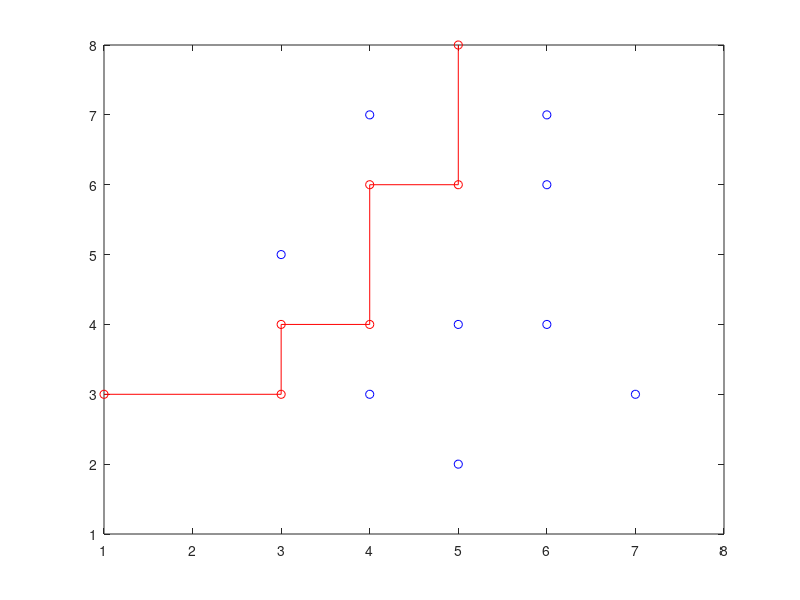

This chart was generated by the following MATLAB code:
save puzzle_example.mat
clc;
clear all;


%%
width = 6;
length = 6;

startpoint_row = [1];
startpoint_column = [3, 4];

endpoint_row = [4, 5];
endpoint_column = [8];

rocks_initial = [0, 0];

odds_of_rocks = 0.1;

%% randomly set startpoint & endpoint

size_s_column = max(size(startpoint_column(1, :)));
size_s_row = max(size(startpoint_row(1, :)));
size_e_column = max(size(endpoint_column(1, :)));
size_e_row = max(size(endpoint_row(1, :)));

s_rand_column = randperm(size_s_column) - 1;
s_rand_row = randperm(size_s_row) - 1;
e_rand_column = randperm(size_e_column) - 1;
e_rand_row = randperm(size_e_row) - 1;

startpoint = zeros(1, 2);
endpoint = zeros(1, 2);

startpoint(1, 1) = startpoint_row(1, 1) + s_rand_row(1, 1);
startpoint(1, 2) = startpoint_column(1, 1) + s_rand_column(1, 1);

endpoint(1, 1) = endpoint_row(1, 1) + e_rand_row(1, 1);
endpoint(1, 2) = endpoint_column(1, 1) + e_rand_column(1, 1);

%% map

map = zeros(length + 2, width + 2);
map(1, :) = 1; map(end, :) = 1;
map(:, 1) = 1; map(:, end) = 1;

for i = 1 : max(size(startpoint_column))
    for j = 1 : max(size(startpoint_row))
        map(startpoint_row(1, j), startpoint_column(1, i)) = 1;
    end
end

for i = 1 : max(size(endpoint_column))
    for j = 1 : max(size(endpoint_row))
        map(endpoint_row(1, j), endpoint_column(1, i)) = 1;
    end
end




%% decide horizontal vs vertical

if startpoint(1, 1) ~= 1
    if startpoint(1, 1) ~= length + 2
       horizontal_s = 1;
       vertical_s = 0;
    elseif startpoint(1, 1) == length + 2
        horizontal_s = 0;
        vertical_s = 1;
    end
elseif startpoint(1, 1) == 1
    horizontal_s = 0;
    vertical_s = 1;
end

if endpoint(1, 1) ~= 1
    if endpoint(1, 1) ~= length + 2
       horizontal_e = 1;
       vertical_e = 0;
    elseif endpoint(1, 1) == length + 2
        horizontal_e = 0;
        vertical_e = 1;
    end
elseif endpoint(1, 1) == 1
    horizontal_e = 0;
    vertical_e = 1;  
end

%% generate path
%% set up
keep = 1;

row = startpoint(1, 1);
column = startpoint(1, 2);

path = zeros(2, 2);  % record path
path(1, 1 : 2) = startpoint;
num_path = 2;

rocks = zeros(1, 2); % record rocks
num_rocks = 1;
if rocks_initial(1, 1) ~= 0
for i = 1 : max(size(rocks_initial(:, 1)))
    rocks(num_rocks, :) = rocks_initial(i, :);
    map(rocks_initial(i, 1), rocks_initial(i, 2)) = 1;
    num_rocks = num_rocks + 1;
end
end

horizontal = horizontal_s;
vertical = vertical_s;


%% paths

while keep == 1


if horizontal == 0
    clearvars column_new;
    clearvars row_new;
     %%% see if rock exists in the same column
    clearvars a; clearvars b;
    if num_path == 2
        map_now = map(:, startpoint(1, 2));

    elseif num_path > 2
        map_now = map(:, path(num_path - 1, 2)); % slice the objective row
    end
    map_num = zeros(max(size(map_now)), 1);
    for i = 1 : max(size(map_now))
        map_num(i, 1) = i;
                                                                            disp(map_now)
        
    end
    map_check = zeros(max(size(map_now)), 1);

    for i = 1 : max(size(map_now))
        map_check(i, 1) = map_now(i, 1) * (map_num(i, 1) - path(num_path - 1, 1));
    end %%% 'checker' is set
                                                                            disp(map_check)
    if num_path == 2
        map_check(1, 1) = -1;
    end
                                                                            disp(map_check)
    for i = 1 : max(size(map_now))
        if map_check(i, 1) < 0 %%% check rock
            a = i;
            if map_check(i, 1) < 100 %%% check path
                c = i;
            else
                c = 0;
            end
        elseif map_check(i, 1) > 0 %%% check rock
            b = i;
            if map_check(i, 1) > 100 %%% check path
                d = i;
            else
                d = 0;
            end
        end        
    end
                                                                            disp(a), disp(b), disp(c), disp(d)
%     disp(num_rocks - 1)

if c ~= 0
    a = c + 1;
end
if d ~= 0
    b = d - 1;
end

    rand = randperm(b - a - 1) + a * ones(1, b - a - 1); % x is randomly select, y is fixed
                                                                            disp(b - a - 1)
    
    if rand(1, 1) == row
        row_new = rand(1, 2);
    elseif rand(1, 1) ~= row
        row_new = rand(1, 1);
    end
    
    %%% add path as 100
    for i = min(row, row_new) : max(row, row_new)
        map(i, column) = 100;
    end
        
    
    %%% add rock
    map(row_new + (row_new - row) / abs(row_new - row), column) = 1;
    rocks(num_rocks, :) = [row_new + (row_new - row) / abs(row_new - row), column];
    num_rocks = num_rocks + 1;

    
    %%% update x and y
    path(num_path, 1) = row_new;
    path(num_path, 2) = column;
    

    row = row_new;
    column = column;
    num_path = num_path + 1;
    


    %%% next path = vertical
    horizontal = 1;
    vertical = 0;
    
    if horizontal == horizontal_e
    if row == endpoint(1, 1)
        
    clearvars a; clearvars b;
    map_now = map(path(num_path - 1, 1), :); % slice the objective row
    map_num = zeros(1, max(size(map_now)));
    for i = 1 : max(size(map_now))
        map_num(1, i) = i;
    end
    map_check = zeros(1, max(size(map_now)));
    for i = 1 : max(size(map_now))
        map_check(1, i) = map_now(1, i) * (map_num(1, i) - path(num_path - 1, 2));
    end %%% 'checker' is set
    
    for i = 1 : max(size(map_now))
        if map_check(1, i) > 0
            b = i;
        end
    end
    if b == endpoint(1, 2)
        keep = 0;
        
    end
    end
    
        for i = min(row, endpoint(1, 1)) : max(row, endpoint(1, 1))
        for j = min(column, endpoint(1, 2)) : max(column, endpoint(1, 2))
            map(i, j) = 100;
        end
        end
    
    end
    
    
elseif horizontal == 1 %%% have to make new 'column', row is fixed
    %%% see if rock exists in the same row
    clearvars column_new;
    clearvars row_new;
    clearvars a; clearvars b;
    if num_path == 2
        map_now = map(startpoint(1, 1), :);
    elseif num_path > 2
        map_now = map(path(num_path - 1, 1), :); % slice the objective row
    end
    map_num = zeros(1, max(size(map_now)));
    for i = 1 : max(size(map_now))
        map_num(1, i) = i;
    end
    map_check = zeros(1, max(size(map_now)));
    for i = 1 : max(size(map_now))
        map_check(1, i) = map_now(1, i) * (map_num(1, i) - path(num_path - 1, 2));
    end %%% 'checker' is set
    
    if num_path == 2
    map_check(1, 1) = -1;
    end
    
    for i = 1 : max(size(map_now))
        if map_check(1, i) < 0 %%% check rock
            a = i;
            if map_check(1, i) < 100 %%% check path
                c = i;
            else
                c = 0;
            end
        elseif map_check(1, i) > 0 %%% check rock
            b = i;
            if map_check(1, i) > 100 %%% check path
                d = i;
            else
                d = 0;
            end
        end        
    end


if c ~= 0
    a = c + 1;
end
if d ~= 0
    b = d - 1;
end

    rand = randperm(b - a - 1) + a * ones(1, b - a - 1); % x is randomly select, y is fixed
                                                                            disp(b - a - 1)    
    if rand(1, 1) == column
        column_new = rand(1, 2);
    elseif rand(1, 1) ~= column
        column_new = rand(1, 1);
    end
    
    %%% add path as 100
    for i = min(column, column_new) : max(column, column_new)
        map(row, i) = 100;
    end
    
    %%% add rock
    map(row, column_new + (column_new - column) / abs(column_new - column)) = 1;
    rocks(num_rocks, :) = [row, column_new + (column_new - column) / abs(column_new - column)];
    num_rocks = num_rocks + 1;
    
    %%% update x and y
    path(num_path, 1) = row;
    path(num_path, 2) = column_new;
    row = row;
    column = column_new;
    num_path = num_path + 1;
    
    %%% next path = horizontal
    horizontal = 0;
    vertical = 1;
    
    %%% stop
    if horizontal == horizontal_e
    if column == endpoint(1, 2)
    clearvars a; clearvars b;
    map_now = map(:, path(num_path - 1, 2)); % slice the objective row
    map_num = zeros(max(size(map_now)), 1);
    for i = 1 : max(size(map_now))
        map_num(i, 1) = i;
    end
    map_check = zeros(max(size(map_now)), 1);
    for i = 1 : max(size(map_now))
        map_check(i, 1) = map_now(i, 1) * (map_num(i, 1) - path(num_path - 1, 1));
    end %%% 'checker' is set
    
    for i = 1 : max(size(map_now))
        if map_check(i, 1) > 0
            b = i;
        end
    end
    if b == endpoint(1, 1)
        keep = 0;
    end
    end
    
    for i = min(row, endpoint(1, 1)) : max(row, endpoint(1, 1))
        for j = min(column, endpoint(1, 2)) : max(column, endpoint(1, 2))
            map(i, j) = 100;
        end
    end
    end

end

for i = 1 : 2
    path(num_path, i) = endpoint(1, i);
end
    
end



%% add random rocks
clearvars a;
for i = 1 : width + 2
    for j = 1 : length + 2
        if map(j, i) == 0
            clearvars rand;
            a = rand(1);
            if a < odds_of_rocks
                map(j, i) = 1;
                rocks(num_rocks, :) = [j, i];
                num_rocks = num_rocks + 1;
            end
            clearvars a;
        end
    end
end

num_rocks = num_rocks - 1;
num_path = num_path - 1;
%% generated

map(1, :) = 999999; map(end, :) = 999999;
map(:, 1) = 999999; map(:, end) = 999999;

for i = 1 : max(size(startpoint_column))
    for j = 1 : max(size(startpoint_row))
        map(startpoint_row(1, j), startpoint_column(1, i)) = 1111;
    end
end

for i = 1 : max(size(endpoint_column))
    for j = 1 : max(size(endpoint_row))
        map(endpoint_row(1, j), endpoint_column(1, i)) = 2222;
    end
end

disp(map)
disp(path)


%%
clearvars startpoint_column; clearvars startpoint_row;
clearvars endpoint_column; clearvars endpoint_row;

clearvars s_rand_column; clearvars s_rand_row;
clearvars e_rand_column; clearvars e_rand_row;

%%
% for i = 1 : max(size(path(:, 1)))
%     plot(path(i, 1),path(i, 2),'ro-'); hold on;
%     axis([1, width + 2, 1, length + 2])
% end

plot(path(:, 1),path(:, 2),'ro-'); hold on;
axis([1, width + 2, 1, length + 2])

for i = 1 : max(size(rocks(:, 1)))
    plot(rocks(i, 1),rocks(i, 2),'bo'); hold on;
    axis([1, width + 2, 1, length + 2])
end
